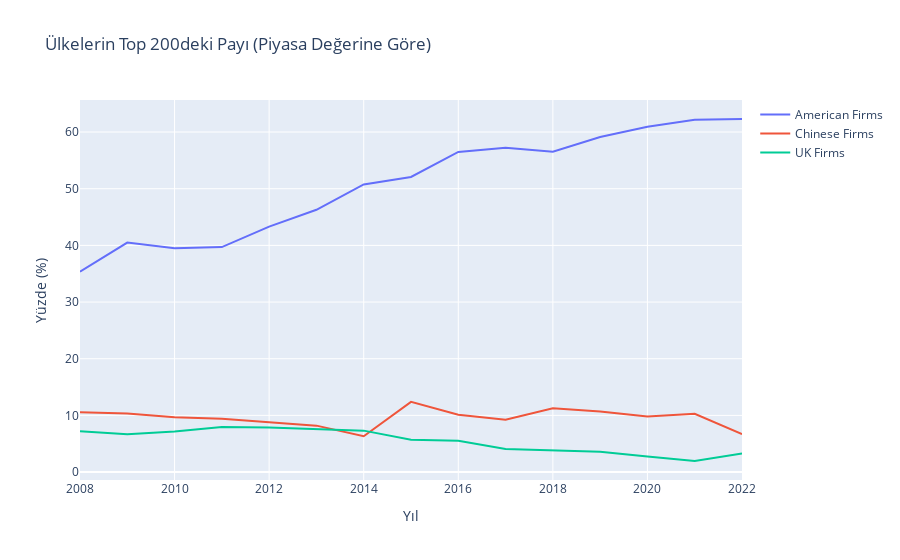

Source (notebook cell):
### Code cell
import plotly.graph_objects as go

total_market_value = data_set.groupby(['Year'])['Market_Value'].sum()
american_market_value = data_set[data_set['Country'] == 'United States'].groupby(['Year'])['Market_Value'].sum()
chinese_market_value = data_set[data_set['Country'] == 'China'].groupby(['Year'])['Market_Value'].sum()
uk_market_value = data_set[data_set['Country'] == 'United Kingdom'].groupby(['Year'])['Market_Value'].sum()

# Calculate the proportions
american_proportion = american_market_value / total_market_value
chinese_proportion = chinese_market_value / total_market_value
uk_proportion = uk_market_value/ total_market_value

# Create a figure with two traces
fig = go.Figure()

fig.add_trace(go.Scatter(x=total_market_value.index, y=american_proportion*100, mode='lines', name='American Firms'))
fig.add_trace(go.Scatter(x=total_market_value.index, y=chinese_proportion*100, mode='lines', name='Chinese Firms'))
fig.add_trace(go.Scatter(x=total_market_value.index, y=uk_proportion*100, mode='lines', name='UK Firms'))

# Update layout
fig.update_layout(
    title='Ülkelerin Top 200deki Payı (Piyasa Değerine Göre)',
    xaxis_title='Yıl',
    yaxis_title='Yüzde (%)',
)

# Show the figure
fig.show()

### Figure 1 — Plotly figure (JSON) as saved in the notebook; plotly's stock layout.template omitted (floating-point values rounded to 4 significant figures)
{"data": [{"mode": "lines", "name": "American Firms", "type": "scatter", "x": [2008, 2009, 2010, 2011, 2012, 2013, 2014, 2015, 2016, 2017, 2018, 2019, 2020, 2021, 2022], "y": [35.35, 40.49, 39.51, 39.71, 43.3, 46.28, 50.75, 52.07, 56.48, 57.22, 56.54, 59.13, 60.93, 62.15, 62.3]}, {"mode": "lines", "name": "Chinese Firms", "type": "scatter", "x": [2008, 2009, 2010, 2011, 2012, 2013, 2014, 2015, 2016, 2017, 2018, 2019, 2020, 2021, 2022], "y": [10.54, 10.33, 9.68, 9.399, 8.792, 8.192, 6.315, 12.38, 10.12, 9.247, 11.27, 10.69, 9.81, 10.29, 6.689]}, {"mode": "lines", "name": "UK Firms", "type": "scatter", "x": [2008, 2009, 2010, 2011, 2012, 2013, 2014, 2015, 2016, 2017, 2018, 2019, 2020, 2021, 2022], "y": [7.214, 6.659, 7.17, 7.964, 7.881, 7.578, 7.31, 5.719, 5.542, 4.055, 3.791, 3.584, 2.744, 1.953, 3.256]}], "layout": {"title": {"text": "Ülkelerin Top 200deki Payı (Piyasa Değerine Göre)"}, "xaxis": {"title": {"text": "Yıl"}}, "yaxis": {"title": {"text": "Yüzde (%)"}}}}
